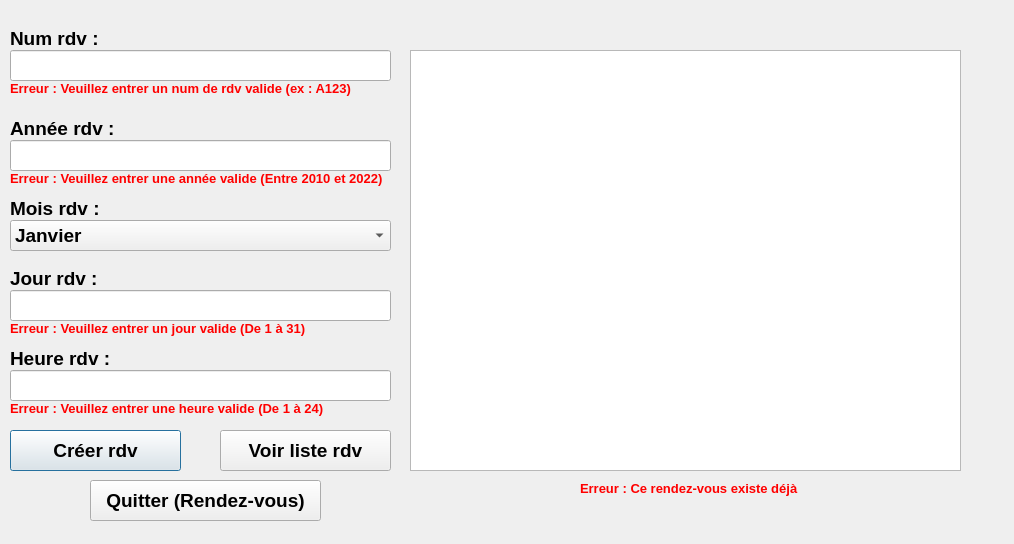
<?xml version="1.0" encoding="UTF-8"?>
<ui version="4.0">
 <class>DialogRdv</class>
 <widget class="QDialog" name="DialogRdv">
  <property name="geometry">
   <rect>
    <x>0</x>
    <y>0</y>
    <width>1014</width>
    <height>544</height>
   </rect>
  </property>
  <property name="windowTitle">
   <string>Dialog</string>
  </property>
  <widget class="QLabel" name="label_num_rdv">
   <property name="geometry">
    <rect>
     <x>10</x>
     <y>30</y>
     <width>241</width>
     <height>16</height>
    </rect>
   </property>
   <property name="font">
    <font>
     <family>Arial</family>
     <pointsize>14</pointsize>
     <weight>75</weight>
     <bold>true</bold>
    </font>
   </property>
   <property name="text">
    <string>Num rdv :</string>
   </property>
  </widget>
  <widget class="QLineEdit" name="lineEdit_num_rdv">
   <property name="geometry">
    <rect>
     <x>10</x>
     <y>50</y>
     <width>381</width>
     <height>31</height>
    </rect>
   </property>
  </widget>
  <widget class="QLabel" name="label_num_rdv_erreur">
   <property name="geometry">
    <rect>
     <x>10</x>
     <y>80</y>
     <width>371</width>
     <height>16</height>
    </rect>
   </property>
   <property name="font">
    <font>
     <family>Arial</family>
     <pointsize>10</pointsize>
     <weight>75</weight>
     <bold>true</bold>
    </font>
   </property>
   <property name="styleSheet">
    <string notr="true">color: rgb(255, 0, 0);</string>
   </property>
   <property name="text">
    <string>Erreur : Veuillez entrer un num de rdv valide (ex : A123)</string>
   </property>
  </widget>
  <widget class="QLabel" name="label_annee_rdv">
   <property name="geometry">
    <rect>
     <x>10</x>
     <y>120</y>
     <width>241</width>
     <height>16</height>
    </rect>
   </property>
   <property name="font">
    <font>
     <family>Arial</family>
     <pointsize>14</pointsize>
     <weight>75</weight>
     <bold>true</bold>
    </font>
   </property>
   <property name="text">
    <string>Année rdv :</string>
   </property>
  </widget>
  <widget class="QLineEdit" name="lineEdit_annee_rdv">
   <property name="geometry">
    <rect>
     <x>10</x>
     <y>140</y>
     <width>381</width>
     <height>31</height>
    </rect>
   </property>
  </widget>
  <widget class="QLabel" name="label_annee_rdv_erreur">
   <property name="geometry">
    <rect>
     <x>10</x>
     <y>170</y>
     <width>391</width>
     <height>16</height>
    </rect>
   </property>
   <property name="font">
    <font>
     <family>Arial</family>
     <pointsize>10</pointsize>
     <weight>75</weight>
     <bold>true</bold>
    </font>
   </property>
   <property name="styleSheet">
    <string notr="true">color: rgb(255, 0, 0);</string>
   </property>
   <property name="text">
    <string>Erreur : Veuillez entrer une année valide (Entre 2010 et 2022)</string>
   </property>
  </widget>
  <widget class="QLabel" name="label_rdv_existe_erreur">
   <property name="geometry">
    <rect>
     <x>580</x>
     <y>480</y>
     <width>311</width>
     <height>16</height>
    </rect>
   </property>
   <property name="font">
    <font>
     <family>Arial</family>
     <pointsize>10</pointsize>
     <weight>75</weight>
     <bold>true</bold>
    </font>
   </property>
   <property name="styleSheet">
    <string notr="true">color: rgb(255, 0, 0);</string>
   </property>
   <property name="text">
    <string>Erreur : Ce rendez-vous existe déjà</string>
   </property>
  </widget>
  <widget class="QLabel" name="label_heure_rdv">
   <property name="geometry">
    <rect>
     <x>10</x>
     <y>350</y>
     <width>241</width>
     <height>16</height>
    </rect>
   </property>
   <property name="font">
    <font>
     <family>Arial</family>
     <pointsize>14</pointsize>
     <weight>75</weight>
     <bold>true</bold>
    </font>
   </property>
   <property name="text">
    <string>Heure rdv :</string>
   </property>
  </widget>
  <widget class="QLabel" name="label_mois_rdv">
   <property name="geometry">
    <rect>
     <x>10</x>
     <y>200</y>
     <width>241</width>
     <height>16</height>
    </rect>
   </property>
   <property name="font">
    <font>
     <family>Arial</family>
     <pointsize>14</pointsize>
     <weight>75</weight>
     <bold>true</bold>
    </font>
   </property>
   <property name="text">
    <string>Mois rdv :</string>
   </property>
  </widget>
  <widget class="QPushButton" name="pushButton_creer_rdv">
   <property name="geometry">
    <rect>
     <x>10</x>
     <y>430</y>
     <width>171</width>
     <height>41</height>
    </rect>
   </property>
   <property name="font">
    <font>
     <family>Arial</family>
     <pointsize>14</pointsize>
     <weight>75</weight>
     <bold>true</bold>
    </font>
   </property>
   <property name="text">
    <string>Créer rdv</string>
   </property>
  </widget>
  <widget class="QLabel" name="label_heure_rdv_erreur">
   <property name="geometry">
    <rect>
     <x>10</x>
     <y>400</y>
     <width>371</width>
     <height>16</height>
    </rect>
   </property>
   <property name="font">
    <font>
     <family>Arial</family>
     <pointsize>10</pointsize>
     <weight>75</weight>
     <bold>true</bold>
    </font>
   </property>
   <property name="styleSheet">
    <string notr="true">color: rgb(255, 0, 0);</string>
   </property>
   <property name="text">
    <string>Erreur : Veuillez entrer une heure valide (De 1 à 24)</string>
   </property>
  </widget>
  <widget class="QComboBox" name="comboBox_mois_rdv">
   <property name="geometry">
    <rect>
     <x>10</x>
     <y>220</y>
     <width>381</width>
     <height>31</height>
    </rect>
   </property>
   <property name="font">
    <font>
     <family>Arial</family>
     <pointsize>14</pointsize>
     <weight>75</weight>
     <bold>true</bold>
    </font>
   </property>
   <item>
    <property name="text">
     <string>Janvier</string>
    </property>
   </item>
   <item>
    <property name="text">
     <string>Février</string>
    </property>
   </item>
   <item>
    <property name="text">
     <string>Mars</string>
    </property>
   </item>
   <item>
    <property name="text">
     <string>Avril</string>
    </property>
   </item>
   <item>
    <property name="text">
     <string>Mai</string>
    </property>
   </item>
   <item>
    <property name="text">
     <string>Juin</string>
    </property>
   </item>
   <item>
    <property name="text">
     <string>Juillet</string>
    </property>
   </item>
   <item>
    <property name="text">
     <string>Août</string>
    </property>
   </item>
   <item>
    <property name="text">
     <string>Septembre</string>
    </property>
   </item>
   <item>
    <property name="text">
     <string>Octobre</string>
    </property>
   </item>
   <item>
    <property name="text">
     <string>Novembre</string>
    </property>
   </item>
   <item>
    <property name="text">
     <string>Décembre</string>
    </property>
   </item>
  </widget>
  <widget class="QLineEdit" name="lineEdit_heure_rdv">
   <property name="geometry">
    <rect>
     <x>10</x>
     <y>370</y>
     <width>381</width>
     <height>31</height>
    </rect>
   </property>
  </widget>
  <widget class="QLabel" name="label_jour_rdv_erreur">
   <property name="geometry">
    <rect>
     <x>10</x>
     <y>320</y>
     <width>371</width>
     <height>16</height>
    </rect>
   </property>
   <property name="font">
    <font>
     <family>Arial</family>
     <pointsize>10</pointsize>
     <weight>75</weight>
     <bold>true</bold>
    </font>
   </property>
   <property name="styleSheet">
    <string notr="true">color: rgb(255, 0, 0);</string>
   </property>
   <property name="text">
    <string>Erreur : Veuillez entrer un jour valide (De 1 à 31)</string>
   </property>
  </widget>
  <widget class="QPushButton" name="pushButton_voir_liste_rdv">
   <property name="geometry">
    <rect>
     <x>220</x>
     <y>430</y>
     <width>171</width>
     <height>41</height>
    </rect>
   </property>
   <property name="font">
    <font>
     <family>Arial</family>
     <pointsize>14</pointsize>
     <weight>75</weight>
     <bold>true</bold>
    </font>
   </property>
   <property name="text">
    <string>Voir liste rdv</string>
   </property>
  </widget>
  <widget class="QLabel" name="label_jour_rdv">
   <property name="geometry">
    <rect>
     <x>10</x>
     <y>270</y>
     <width>241</width>
     <height>16</height>
    </rect>
   </property>
   <property name="font">
    <font>
     <family>Arial</family>
     <pointsize>14</pointsize>
     <weight>75</weight>
     <bold>true</bold>
    </font>
   </property>
   <property name="text">
    <string>Jour rdv :</string>
   </property>
  </widget>
  <widget class="QLineEdit" name="lineEdit_jour_rdv">
   <property name="geometry">
    <rect>
     <x>10</x>
     <y>290</y>
     <width>381</width>
     <height>31</height>
    </rect>
   </property>
  </widget>
  <widget class="QTextBrowser" name="textBrowser_rdv">
   <property name="geometry">
    <rect>
     <x>410</x>
     <y>50</y>
     <width>551</width>
     <height>421</height>
    </rect>
   </property>
  </widget>
  <widget class="QPushButton" name="pushButton_quitter_rdv">
   <property name="geometry">
    <rect>
     <x>90</x>
     <y>480</y>
     <width>231</width>
     <height>41</height>
    </rect>
   </property>
   <property name="font">
    <font>
     <family>Arial</family>
     <pointsize>14</pointsize>
     <weight>75</weight>
     <bold>true</bold>
    </font>
   </property>
   <property name="text">
    <string>Quitter (Rendez-vous)</string>
   </property>
  </widget>
 </widget>
 <resources/>
 <connections/>
</ui>
